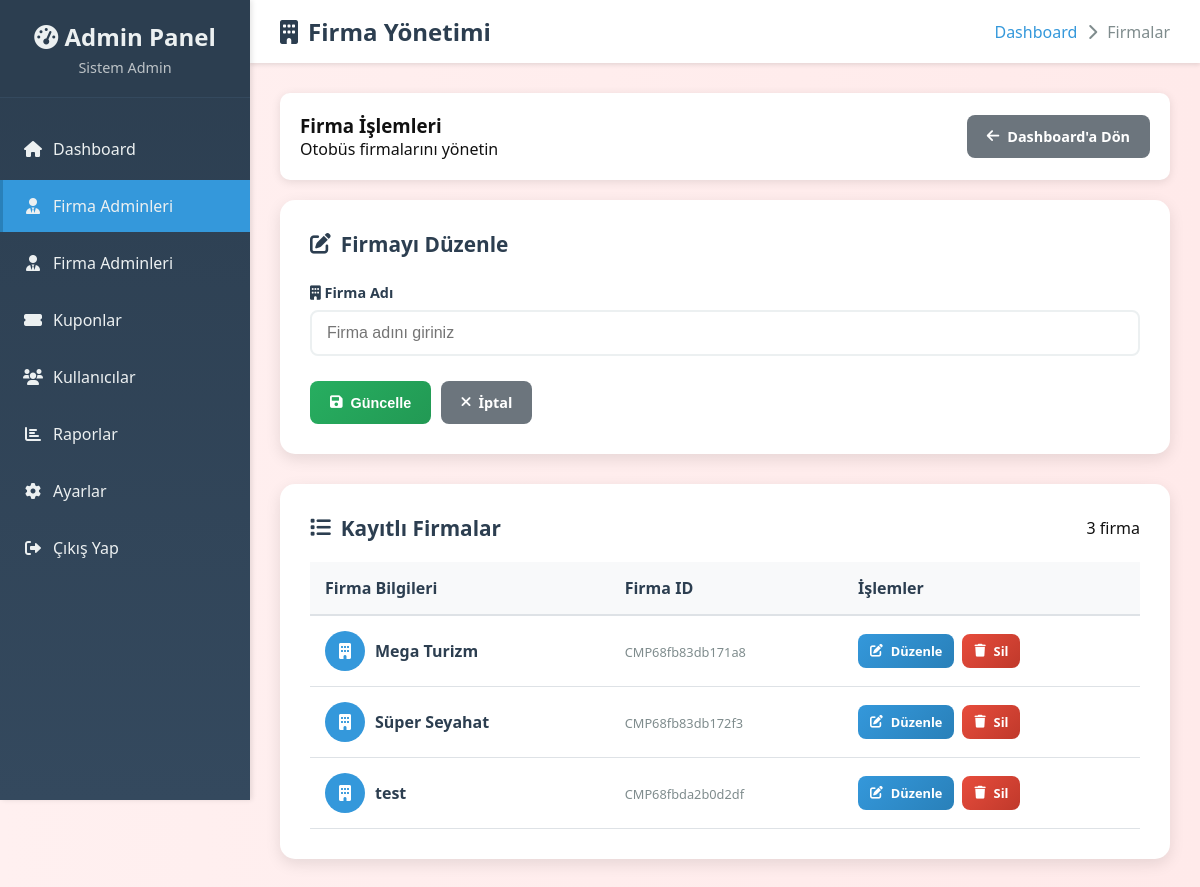
The page /manage_company_admins.php?id=USR68fb83db7ad34 (signed in) on the database its author committed.
### tables this page shows
CREATE TABLE Bus_Company (
            id TEXT PRIMARY KEY,
            name TEXT UNIQUE NOT NULL,
            logo_path TEXT,
            created_at TIMESTAMP DEFAULT CURRENT_TIMESTAMP
        );

### manage_company_admins.php (the view, shortened to what this page needs)
<?php
try {
    $db = new PDO('sqlite:database.db');
    $db->setAttribute(PDO::ATTR_ERRMODE, PDO::ERRMODE_EXCEPTION);
} catch (PDOException $e) {
    die('Veritabanına bağlanılamadı: ' . $e->getMessage());
}
$editing = false;
if (!empty($_GET['id'])) {
    $stmt = $db->prepare("SELECT * FROM User WHERE id = ? AND role = 'company_admin' LIMIT 1");
    $stmt->execute([$_GET['id']]);
    $u = $stmt->fetch(PDO::FETCH_ASSOC);
    if ($u) {
        $editing = true;
    } else {
        $_SESSION['flash_msg'] = '⚠️ Firma yöneticisi bulunamadı.';
        header('Location: manage_company_admins.php');
        exit;
    }
}
$companies = $db->query('SELECT * FROM Bus_Company ORDER BY name')->fetchAll(PDO::FETCH_ASSOC);
?>
<!DOCTYPE html>
<html lang="tr">
<head>
    <link rel="stylesheet" href="assets/style.css">
    <link href="https://cdnjs.cloudflare.com/ajax/libs/font-awesome/6.0.0/css/all.min.css" rel="stylesheet">
</head>
<body>
    <div class="admin-container">
        <nav class="sidebar">
            <div class="sidebar-header">
                <h2><i class="fas fa-tachometer-alt"></i> Admin Panel</h2>
                <p><?= htmlspecialchars($_SESSION['username'] ?? 'Admin') ?></p>
            </div>
            <ul class="sidebar-menu">
                <li><a href="admin.php"><i class="fas fa-home"></i> Dashboard</a></li>
                <li><a href="manage_company_admins.php" class="active"><i class="fas fa-user-tie"></i> Firma Adminleri</a></li>
                <li><a href="manage_company_admins.php"><i class="fas fa-user-tie"></i> Firma Adminleri</a></li>
                <li><a href="manage_coupons.php"><i class="fas fa-ticket-alt"></i> Kuponlar</a></li>
                <li><a href="admin_panel.php"><i class="fas fa-users"></i> Kullanıcılar</a></li>
                <li><a href="#"><i class="fas fa-chart-bar"></i> Raporlar</a></li>
                <li><a href="#"><i class="fas fa-cog"></i> Ayarlar</a></li>
                <li><a href="logout.php"><i class="fas fa-sign-out-alt"></i> Çıkış Yap</a></li>
            </ul>
        </nav>
        <div class="main-content">
            <div class="top-bar">
                <div class="page-title">
                    <i class="fas fa-building"></i> Firma Yönetimi
                </div>
                <div class="breadcrumb">
                    <a href="admin.php">Dashboard</a>
                    <i class="fas fa-chevron-right"></i>
                    <span>Firmalar</span>
                </div>
            </div>
            <div class="content-area">
                <div class="action-bar">
                    <div>
                        <h3>Firma İşlemleri</h3>
                        <p>Otobüs firmalarını yönetin</p>
                    </div>
                    <div class="action-buttons">
                        <a href="admin.php" class="btn btn-secondary">
                            <i class="fas fa-arrow-left"></i> Dashboard'a Dön
                        </a>
                    </div>
                </div>
                <?php if ($editing || isset($_GET['new'])): ?>
                    <div class="form-card">
                        <h2 class="form-title">
                            <i class="fas fa-<?= $editing ? 'edit' : 'plus' ?>"></i>
                            <?= $editing ? 'Firmayı Düzenle' : 'Yeni Firma Ekle' ?>
                        </h2>
                        <form method="POST">
                            <div class="form-group">
                                <label class="form-label">
                                    <i class="fas fa-building"></i> Firma Adı
                                </label>
                                <input type="text" name="name" class="form-input"
                                       value="<?= htmlspecialchars($company['name']) ?>"
                                       placeholder="Firma adını giriniz" required>
                            </div>
                            <div class="form-actions">
                                <button type="submit" class="btn btn-success">
                                    <i class="fas fa-save"></i>
                                    <?= $editing ? 'Güncelle' : 'Firma Ekle' ?>
                                </button>
                                <a href="manage_companies.php" class="btn btn-secondary">
                                    <i class="fas fa-times"></i> İptal
                                </a>
                            </div>
                        </form>
                    </div>
                <?php endif; ?>
                <div class="companies-card">
                    <div class="table-header">
                        <h2 class="table-title">
                            <i class="fas fa-list"></i> Kayıtlı Firmalar
                        </h2>
                        <span class="badge"><?= count($companies) ?> firma</span>
                    </div>
                    <div class="table-container">
                        <table class="companies-table">
                            <thead>
                                <tr>
                                    <th>Firma Bilgileri</th>
                                    <th>Firma ID</th>
                                    <th>İşlemler</th>
                                </tr>
                            </thead>
                            <tbody>
                                <?php foreach ($companies as $c): ?>
                                    <tr>
                                        <td>
                                            <div class="company-info">
                                                <div class="company-icon">
                                                    <i class="fas fa-building"></i>
                                                </div>
                                                <div>
                                                    <div class="company-name"><?= htmlspecialchars($c['name']) ?></div>
                                                </div>
                                            </div>
                                        </td>
                                        <td>
                                            <span class="company-id"><?= htmlspecialchars($c['id']) ?></span>
                                        </td>
                                        <td>
                                            <div class="table-actions">
                                                <a href="manage_companies.php?id=<?= urlencode($c['id']) ?>"
                                                   class="btn btn-primary btn-sm">
                                                    <i class="fas fa-edit"></i> Düzenle
                                                </a>
                                                <a href="manage_companies.php?delete=<?= urlencode($c['id']) ?>"
                                                   class="btn btn-danger btn-sm"
                                                   onclick="return confirm('Bu firmayı silmek istediğinize emin misiniz?')">
                                                    <i class="fas fa-trash"></i> Sil
                                                </a>
                                            </div>
                                        </td>
                                    </tr>
                                <?php endforeach; ?>
                            </tbody>
                        </table>
                    </div>
                </div>
            </div>
        </div>
    </div>
</body>
</html>

### assets/style.css (style rules this page uses)
body { font-family: 'Arial', sans-serif; margin: 0; padding: 0; background: linear-gradient(to right, #fff0f0, #ffeaea); color: #111; transition: all 0.3s ease; }
a { text-decoration: none; color: white; }
a { text-decoration: none; color: inherit; }

### manage_company_admins.php (style rules this page uses)
* { margin: 0; padding: 0; box-sizing: border-box; }
body { font-family: 'Segoe UI', Tahoma, Geneva, Verdana, sans-serif; background-color: #f5f5f5; }
.admin-container { display: flex; min-height: 100vh; }
.sidebar { width: 250px; background: linear-gradient(180deg, #2c3e50 0%, #34495e 100%); color: white; padding: 0; position: fixed; height: 100vh; overflow-y: auto; box-shadow: 2px 0 5px rgba(0,0,0,0.1); }
.sidebar-header { padding: 20px; text-align: center; border-bottom: 1px solid #34495e; background-color: #2c3e50; }
.sidebar-header h2 { color: #ecf0f1; font-size: 1.5rem; margin-bottom: 5px; }
.sidebar-header p { color: #bdc3c7; font-size: 0.9rem; }
.sidebar-menu { list-style: none; padding: 20px 0; }
.sidebar-menu li { margin: 5px 0; }
.sidebar-menu a { display: flex; align-items: center; padding: 15px 20px; color: #ecf0f1; text-decoration: none; transition: all 0.3s ease; border-left: 3px solid transparent; }
.sidebar-menu a.active { background-color: #3498db; border-left-color: #2980b9; }
.sidebar-menu i { margin-right: 10px; width: 20px; text-align: center; }
.main-content { margin-left: 250px; padding: 0; flex: 1; }
.top-bar { background: white; padding: 15px 30px; box-shadow: 0 2px 4px rgba(0,0,0,0.1); display: flex; justify-content: space-between; align-items: center; }
.page-title { font-size: 1.5rem; color: #2c3e50; font-weight: 600; display: flex; align-items: center; gap: 10px; }
.breadcrumb { display: flex; align-items: center; gap: 10px; color: #7f8c8d; }
.breadcrumb a { color: #3498db; text-decoration: none; }
.content-area { padding: 30px; }
.action-bar { background: white; padding: 20px; border-radius: 10px; box-shadow: 0 2px 10px rgba(0,0,0,0.1); margin-bottom: 20px; display: flex; justify-content: space-between; align-items: center; }
.action-buttons { display: flex; gap: 10px; }
.btn { display: inline-flex; align-items: center; gap: 8px; padding: 12px 20px; border: none; border-radius: 8px; font-weight: 600; text-decoration: none; cursor: pointer; transition: all 0.3s ease; font-size: 0.9rem; }
.btn-primary { background: linear-gradient(135deg, #3498db, #2980b9); color: white; }
.btn-success { background: linear-gradient(135deg, #27ae60, #229954); color: white; }
.btn-danger { background: linear-gradient(135deg, #e74c3c, #c0392b); color: white; }
.btn-secondary { background: #6c757d; color: white; }
.form-card { background: white; border-radius: 15px; padding: 30px; box-shadow: 0 5px 15px rgba(0,0,0,0.1); margin-bottom: 30px; }
.form-title { color: #2c3e50; font-size: 1.3rem; margin-bottom: 25px; font-weight: 600; display: flex; align-items: center; gap: 10px; }
.form-group { margin-bottom: 20px; }
.form-label { display: block; margin-bottom: 8px; color: #2c3e50; font-weight: 600; font-size: 0.9rem; }
.form-input { width: 100%; padding: 12px 15px; border: 2px solid #ecf0f1; border-radius: 8px; font-size: 1rem; transition: all 0.3s ease; background: white; }
.form-actions { display: flex; gap: 10px; margin-top: 25px; }
.companies-card { background: white; border-radius: 15px; padding: 30px; box-shadow: 0 5px 15px rgba(0,0,0,0.1); }
.table-header { display: flex; justify-content: space-between; align-items: center; margin-bottom: 20px; }
.table-title { color: #2c3e50; font-size: 1.3rem; font-weight: 600; display: flex; align-items: center; gap: 10px; }
.table-container { overflow-x: auto; }
.companies-table { width: 100%; border-collapse: collapse; background: white; }
.companies-table th { background: #f8f9fa; color: #2c3e50; font-weight: 600; padding: 15px; text-align: left; border-bottom: 2px solid #dee2e6; }
.companies-table td { padding: 15px; border-bottom: 1px solid #dee2e6; vertical-align: middle; }
.company-info { display: flex; align-items: center; gap: 10px; }
.company-icon { background: #3498db; color: white; width: 40px; height: 40px; border-radius: 50%; display: flex; align-items: center; justify-content: center; }
.company-name { font-weight: 600; color: #2c3e50; }
.company-id { font-size: 0.8rem; color: #7f8c8d; }
.table-actions { display: flex; gap: 8px; }
.btn-sm { padding: 8px 12px; font-size: 0.8rem; }

### rows shown on the page
bus_company: name "Mega Turizm", id "CMP68fb83db171a8"
bus_company: name "Süper Seyahat", id "CMP68fb83db172f3"
bus_company: name "test", id "CMP68fbda2b0d2df"

### other values the page prints
$_SESSION['username'] "Sistem Admin"
count($companies) "3"
